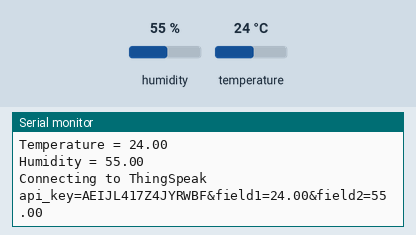
Recording of a sketch running on a simulated ESP8266 (NodeMCU). Parts: the last lines printed to the serial monitor. The inputs (shaded band) are chosen by the test bench; at power-on: humidity 55 %, temperature 24 °C. WiFi joins after 1.5 s; servers stay silent unless stated.

Above: at 2.7 s.
2.8 s: humidity set to 22 %
14.2 s: temperature set to 12 °C
At 16.93 s:
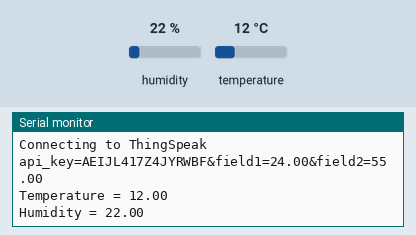
25.6 s: humidity set to 40 %
At 32.7 s:
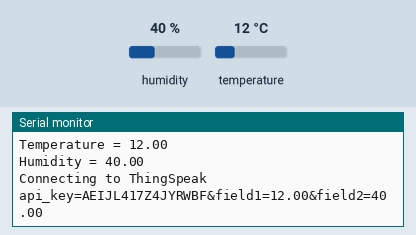

The sketch:

Thingspeak_HTTP_POST_REQUEST.ino
```cpp
#include <DHT.h>
#include <ESP8266WiFi.h>
//Aagas enjoy
String API = "AEIJL417Z4JYRWBF";     //API key
DHT dht(0, DHT11);  //GPIO0 refers to D3

WiFiClient client;  //The client for contacting server is initialised

#define NUM_FIELDS 3       //Array Size(3 taken for convenience)
#define TEMPERATURE 1      //element for temperature
#define HUMIDITY 2         // element for humidity
void setup()
{
       Serial.begin(9600);  //Serial monitor with baud rate of 9600
       dht.begin();
       WiFi.begin("Y", "X");  //Connect to WiFi
       while(WiFi.status() != WL_CONNECTED) {
         delay(500);
         Serial.print(".");
        }
        Serial.println("");
        Serial.print("Connected to WiFi network with IP Address: ");
        Serial.println(WiFi.localIP());
}

void loop()
{
    String Sensor_Values[ NUM_FIELDS ]; //Create a string array of size 3 so that Array[1] and Array[2] correspond to Temperature and Humidity repsectively

    Sensor_Values[ TEMPERATURE ] = String( dht.readTemperature() );  //Read temperatrue and assign to string array
    Serial.print( "Temperature = " );
    Serial.println( Sensor_Values[ TEMPERATURE ] );

    Sensor_Values[ HUMIDITY ] = String( dht.readHumidity() );   //Read humidity and assign to string array
    Serial.print( "Humidity = " );
    Serial.println( Sensor_Values[ HUMIDITY ] );

    Send_to_Thingspeak( Sensor_Values );  //Function implementing HTTP POST Request
    delay( 15000 ); //Thingspeak takes 15 seconds per transmission so we take value every 15 seconds
}

int Send_to_Thingspeak( String Sensor_Values[] ){

    if (client.connect( "api.thingspeak.com" , 80 ))  //Connect to the server
    {
       String Send_Sensor_Value= "api_key=" + API ;
       for ( int sensor_number = 1; sensor_number < NUM_FIELDS; sensor_number++ )
          {
            String fieldName = "field" + String( sensor_number );
            Send_Sensor_Value += "&" + fieldName + "=" + Sensor_Values[ sensor_number ];
          }

        // POST data via HTTP.
        Serial.println( "Connecting to ThingSpeak" );
        Serial.println();
        int len = Send_Sensor_Value.length();
        //Standard Protocols for making a HTTP Request
        client.println( "POST /update HTTP/1.1" );  //Here the given URL will be used to process the passed data
        client.println( "Host: api.thingspeak.com" );  //
        client.println( "Connection: close" );
        client.println( "Content-Type: application/x-www-form-urlencoded" );  //Content-type tells the server that the passed data is a simple web form data
        client.println( "Content-Length: " + String( len ) ); //length will be the actual length of the data put in the message body.
        client.println();
        client.println( Send_Sensor_Value );
        Serial.println( Send_Sensor_Value );  //Print the feeds value
        //https://thingspeak.com/channels/1140953/feeds   List of POST DATA
        //https://thingspeak.com/channels/1140953/feeds/last.txt Recent POST DATA
    }
    else
    {
      Serial.println ( "Connection Failed" );  //If user cannot connect to server
    }

}
```

Measured:
- after the input at 14.2 s, the serial monitor: prints a new line after 2.6 s (image 1)
- after the input at 25.6 s, the serial monitor: prints a new line after 6.4 s (image 2)
